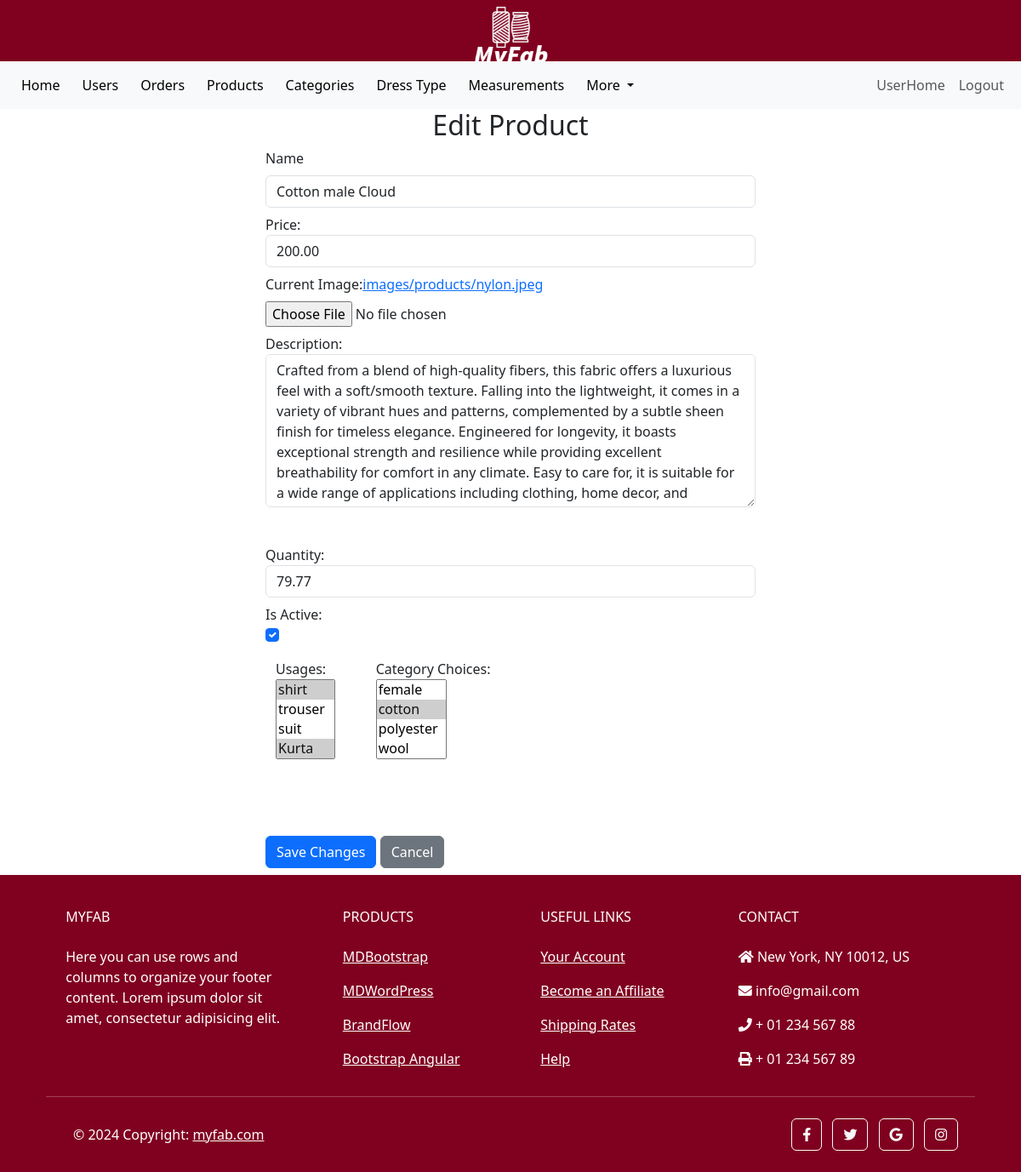
/custom_admin/products/8/edit/ (signed in), run on an earlier commit of the app's database.
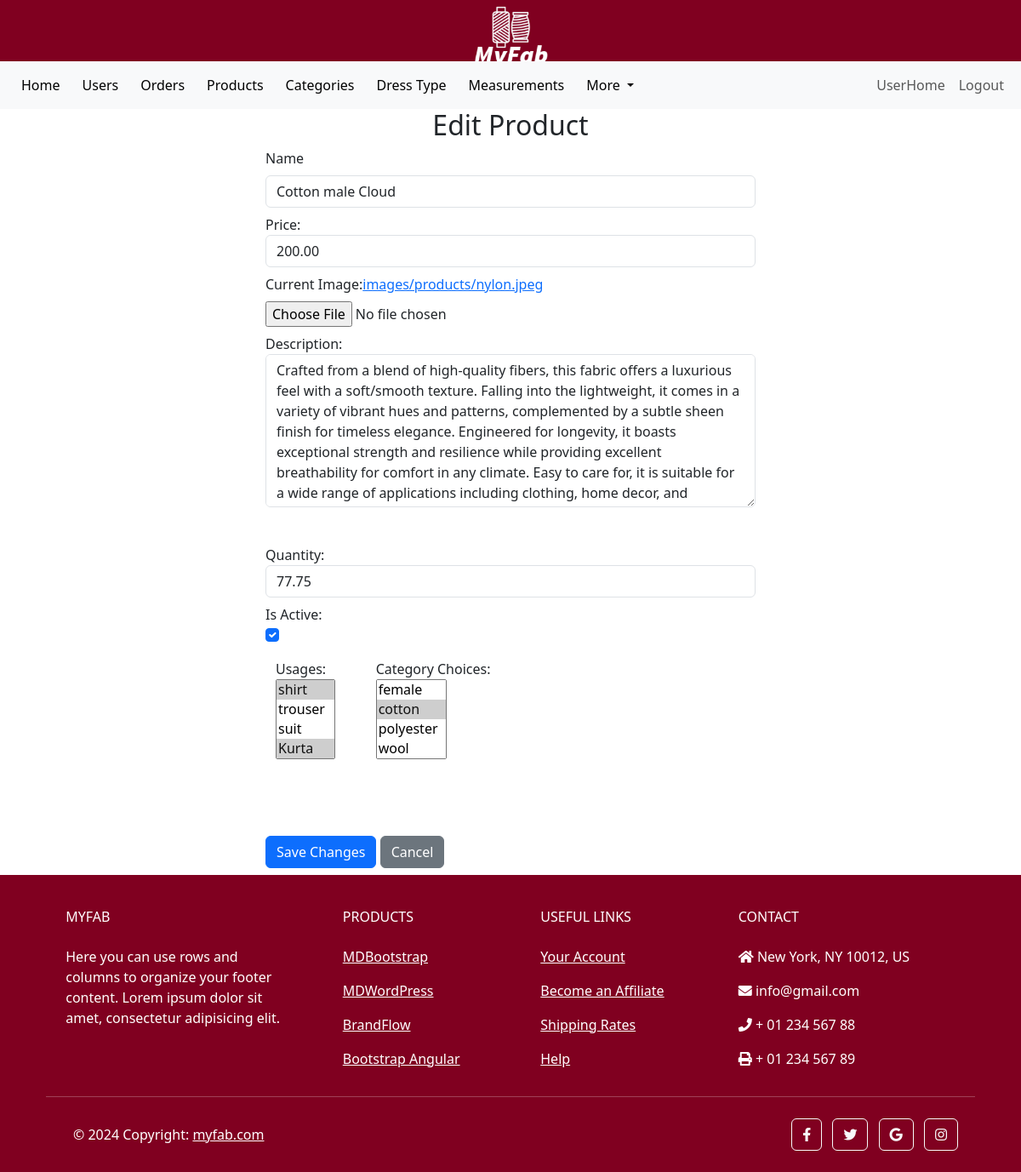
And on a later commit of the database.
### main/models.py (models this page shows, shortened)
class Product(models.Model):
    name = models.CharField(max_length=255, unique=True, blank=False, null=False)
    price = models.DecimalField(max_digits=10, decimal_places=2, default=0, validators=[MinValueValidator(0)])
    image = models.ImageField(upload_to='images/products')
    description = models.TextField(blank=True)
    qty = models.DecimalField(max_digits=10, decimal_places=2, default=0, validators=[MinValueValidator(0)])
    add_date = models.DateField(auto_now_add=True)
    is_active = models.BooleanField(default=True)
    usages = models.ManyToManyField(Usage)
    category_choices = models.ManyToManyField(CategoryChoice)

### custom_admin/views.py (the view, shortened to what this page needs)
# urls.py: path('products/<int:pk>/edit/', AdminProductEdit.as_view(), name = 'admin_product_edit'),
class AdminProductEdit(UpdateView):
    model = Product
    fields = ['name', 'price', 'image', 'description', 'qty', 'is_active', 'usages', 'category_choices']
    template_name = 'admin_product_edit.html'
    def get_context_data(self, **kwargs):
        context = super().get_context_data(**kwargs)
        context['previous_url'] = self.request.META.get('HTTP_REFERER', reverse('custom_admin:admin_products'))
        return context

### main/models.py (called while the page is built)
    def __str__(self):
        return self.name

    def __str__(self):
        return self.name

### templates/admin_product_edit.html (shortened to what the changed rows need)
{% extends 'admin_base.html' %}
{% load static %}
{% block content %}
    <div class="container w-50">
        <h2 class="text-center">Edit Product</h2>
        <form method="post" enctype="multipart/form-data">
            <div class="form-group my-2">
                <label for="id_name" class="form-label">Name</label>
                <input type="text" class="form-control" id="id_name" name="name" value="{{ object.name }}">
            </div>
            <div class="form-group my-2">
                <label for="id_price">Price:</label>
                <input type="number" class="form-control price-input" id="id_price" name="price" step="0.01" value="{{ object.price }}">
            </div>
            <div class="form-group my-2">
                <label for="id_image">Current Image:<a href="{{ object.image.url }}" target="_blank">{{ object.image }}</a></label>
            </div>
            <div class="form-group my-2" style="height: 30vh;">
                <label for="id_description">Description:</label>
                <textarea class="form-control h-75" id="id_description" name="description">{{ object.description }}</textarea>
            </div>
            <div class="form-group my-2">
                <label for="id_qty">Quantity:</label>
                <input type="number" class="form-control" id="id_qty" name="qty" value="{{ object.qty }}">
            </div>
            <div class="form-group my-2">
                <div class="form-check">
                    <input type="checkbox" class="form-check-input" id="id_is_active" name="is_active" {% if object.is_active %}checked{% endif %}>
                </div>
            </div>
        </form>
    </div>
{% endblock content %}

What changed in the data, as far as the page shows it:
changed Product "images/products/nylon.jpeg": qty "79.77" → "77.75"
